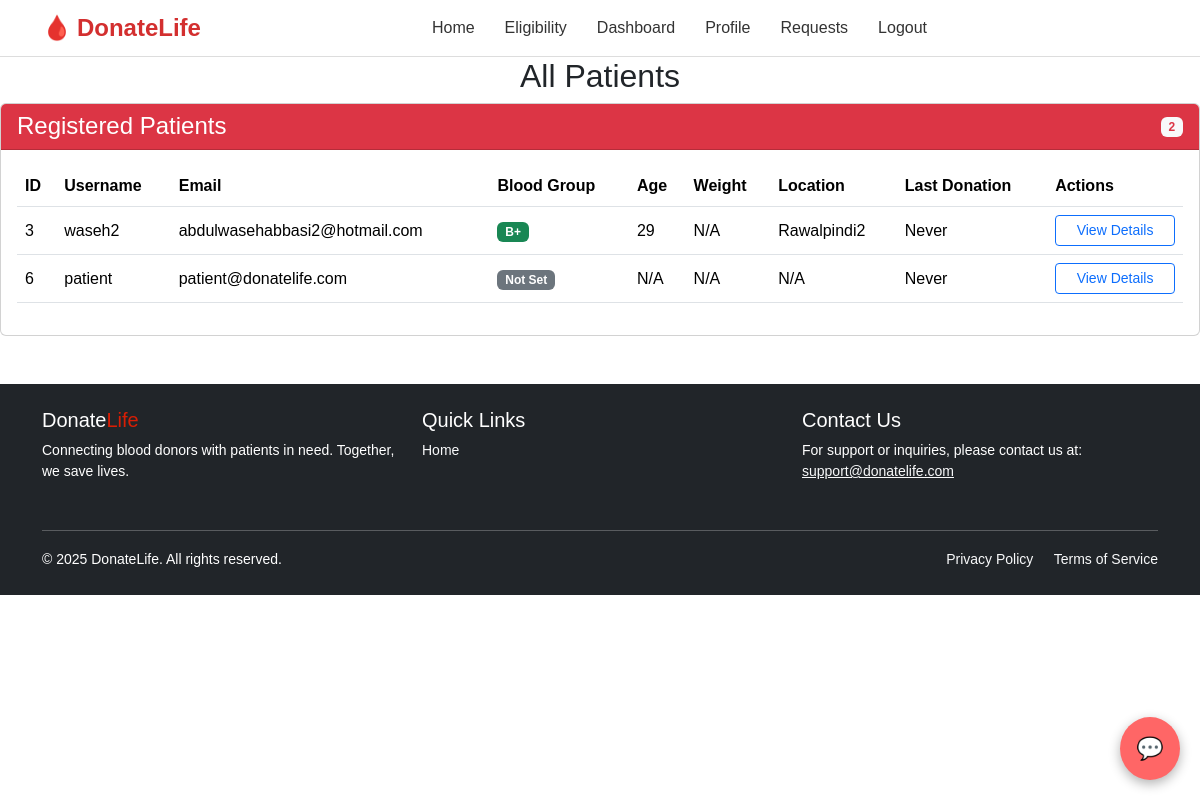
/accounts/admin/patients/ (signed in), run on the app's committed database.
### accounts/models.py (models this page shows, shortened)
class User(AbstractUser):
    ROLE_CHOICES = (
        ('donor', 'Blood Donor'),
        ('patient', 'Patient'),
        ('admin', 'Admin'),
    )
    role = models.CharField(max_length=10, choices=ROLE_CHOICES)
    age = models.IntegerField(null=True, blank=True)
    weight = models.FloatField(null=True, blank=True)
    blood_group = models.CharField(max_length=5, choices=[
        ('A+', 'A+'), ('A-', 'A-'),
        ('B+', 'B+'), ('B-', 'B-'),
        ('O+', 'O+'), ('O-', 'O-'),
        ('AB+', 'AB+'), ('AB-', 'AB-'),
    ], null=True, blank=True)
    city = models.CharField(max_length=100, null=True, blank=True)
    last_donation_date = models.DateField(null=True, blank=True)
    medical_condition = models.TextField(null=True, blank=True)

### accounts/views.py (the view)
# urls.py: path('admin/patients/', views.admin_all_patients, name='admin_all_patients'),
@login_required
def admin_all_patients(request):
    patients = User.objects.filter(role='patient')
    return render(request, 'accounts/admin_all_patients.html', {'patients': patients})

### accounts/templates/accounts/admin_all_patients.html (shortened to what this page needs)
{% extends 'base.html' %}
{% block content %}
<h2>All Patients</h2>
<div class="card">
    <div class="card-header bg-danger text-white d-flex justify-content-between align-items-center">
        <h4 class="mb-0">Registered Patients</h4>
        <span class="badge bg-light text-danger">{{ patients.count }}</span>
    </div>
    <div class="card-body">
        <div class="table-responsive">
            <table class="table table-hover align-middle">
                <thead>
                    <tr>
                        <th>ID</th>
                        <th>Username</th>
                        <th>Email</th>
                        <th>Blood Group</th>
                        <th>Age</th>
                        <th>Weight</th>
                        <th>Location</th>
                        <th>Last Donation</th>
                        <th>Actions</th>
                    </tr>
                </thead>
                <tbody>
                    {% for patient in patients %}
                    <tr class="patient-row" data-blood-group="{{ patient.blood_group|default:'None' }}" data-location="{{ patient.city|default:'None' }}">
                        <td>{{ patient.id }}</td>
                        <td>{{ patient.username }}</td>
                        <td>{{ patient.email }}</td>
                        <td>
                            {% if patient.blood_group %}
                                <span class="badge bg-success">{{ patient.blood_group }}</span>
                            {% else %}
                                <span class="badge bg-secondary">Not Set</span>
                            {% endif %}
                        </td>
                        <td>{{ patient.age|default:"N/A" }}</td>
                        <td>{{ patient.weight|default:"N/A" }}</td>
                        <td>{{ patient.city|default:"N/A" }}</td>
                        <td>
                            {% if patient.last_donation_date %}
                                {{ patient.last_donation_date }}
                            {% else %}
                                Never
                            {% endif %}
                        </td>
                        <td>
                            <button type="button" class="btn btn-sm btn-outline-primary" data-bs-toggle="modal" data-bs-target="#patientModal{{ patient.id }}">
                                View Details
                            </button>
                        </td>
                    </tr>
                    {% endfor %}
                </tbody>
            </table>
        </div>
    </div>
</div>
{% endblock %}

### static/css/style.css (style rules this page uses)
body { font-family: Arial, sans-serif; background-color: #fff !important; margin: 0; }
h2 { color: #ffffff; }
body { background-color: hsl(221.74deg 29.11% 15.49%); color: white; margin: 0; font-family: 'Segoe UI', sans-serif; }
button { background-color: hsl(0deg 100% 70%); color: white; border: none; padding: 10px 15px; border-radius: 4px; cursor: pointer; }
h2 { text-align: center; margin-top: 20px; color: white; }
button { width: 100%; padding: 10px; background-color: hsl(0deg 100% 70%); color: white; border: none; border-radius: 5px; font-size: 16px; cursor: pointer; margin-top: 20px; }

### static/css/dashboard.css (style rules this page uses)
body { font-family: Arial, sans-serif; }

### data on the page
User: id "3", username "waseh2", email "abdulwasehabbasi2@hotmail.com", blood_group "B+", age "29", weight "N/A", city "Rawalpindi2", shows "Never"
User: id "6", username "patient", email "patient@donatelife.com", shows "Not Set", age "N/A", weight "N/A", city "N/A", shows "Never"

### other printed values
{{ patients.count }} "2"
